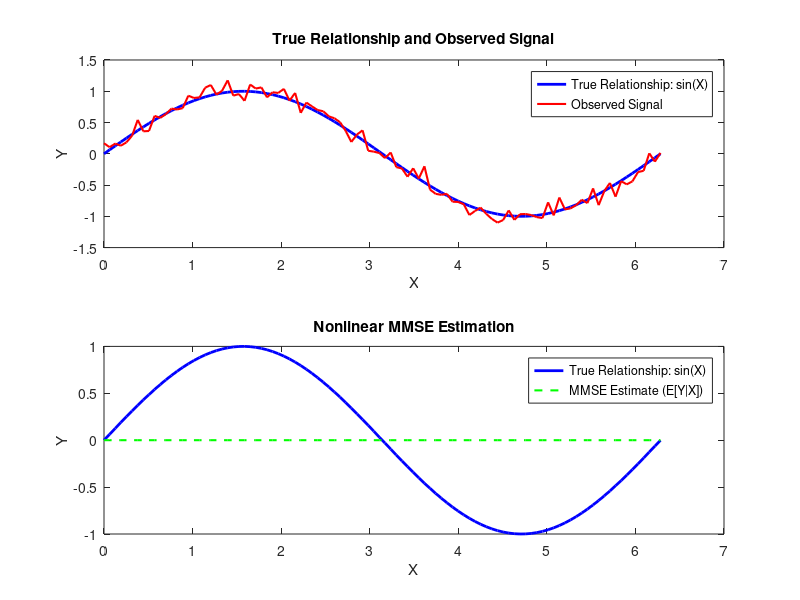

MATLAB code to generate this figure: (Note: this script raises an error after producing the figure.)
% Parameters
noise_std = 0.1;  % Standard deviation of Gaussian noise

% Generate a range of X values
X = linspace(0, 2*pi, 100);

% True nonlinear relationship
Y_true = sin(X);

% Observed signal with noise
Y_observed = Y_true + noise_std * randn(size(X));

% Define the objective function for fminunc
objective_function = @(a) mean((sin(X) - a).^2);

% Find the optimal value of a using fminunc
a_optimal = fminunc(objective_function, 0);

% MMSE estimate
Y_mmse = a_optimal;

% Plotting
figure;

subplot(2, 1, 1);
plot(X, Y_true, 'b', 'LineWidth', 2, 'DisplayName', 'True Relationship: sin(X)');
hold on;
plot(X, Y_observed, 'r', 'LineWidth', 1.5, 'DisplayName', 'Observed Signal');
title('True Relationship and Observed Signal');
xlabel('X');
ylabel('Y');
legend();

subplot(2, 1, 2);
plot(X, Y_true, 'b', 'LineWidth', 2, 'DisplayName', 'True Relationship: sin(X)');
hold on;
plot(X, Y_mmse * ones(size(X)), 'g--', 'LineWidth', 1.5, 'DisplayName', 'MMSE Estimate (E[Y|X])');
title('Nonlinear MMSE Estimation');
xlabel('X');
ylabel('Y');
legend();

sgtitle('Nonlinear MMSE Estimation Example using fminunc');
